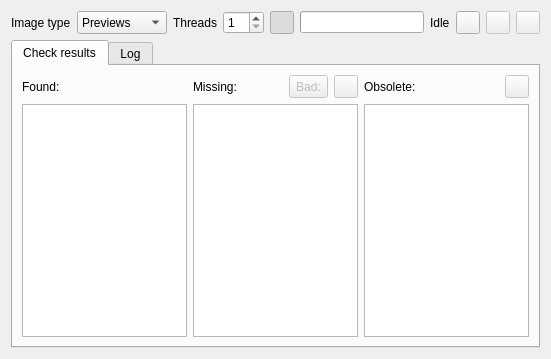
<?xml version="1.0" encoding="UTF-8"?>
<ui version="4.0">
 <class>ImageChecker</class>
 <widget class="QDialog" name="ImageChecker">
  <property name="geometry">
   <rect>
    <x>0</x>
    <y>0</y>
    <width>551</width>
    <height>359</height>
   </rect>
  </property>
  <property name="windowTitle">
   <string>Check images</string>
  </property>
  <layout class="QGridLayout" name="gridLayout">
   <item row="0" column="0">
    <layout class="QHBoxLayout" name="horizontalLayout">
     <item>
      <widget class="QLabel" name="labelImageType">
       <property name="text">
        <string>Image type</string>
       </property>
      </widget>
     </item>
     <item>
      <widget class="QComboBox" name="comboBoxImageType">
       <property name="sizePolicy">
        <sizepolicy hsizetype="Preferred" vsizetype="Minimum">
         <horstretch>0</horstretch>
         <verstretch>0</verstretch>
        </sizepolicy>
       </property>
       <property name="toolTip">
        <string>Select image type to be checked</string>
       </property>
       <item>
        <property name="text">
         <string>Previews</string>
        </property>
        <property name="icon">
         <iconset resource="../qmc2.qrc">
          <normaloff>:/data/img/camera.png</normaloff>:/data/img/camera.png</iconset>
        </property>
       </item>
       <item>
        <property name="text">
         <string>Flyers</string>
        </property>
        <property name="icon">
         <iconset resource="../qmc2.qrc">
          <normaloff>:/data/img/thumbnail.png</normaloff>:/data/img/thumbnail.png</iconset>
        </property>
       </item>
       <item>
        <property name="text">
         <string>Cabinets</string>
        </property>
        <property name="icon">
         <iconset resource="../qmc2.qrc">
          <normaloff>:/data/img/arcadecabinet.png</normaloff>:/data/img/arcadecabinet.png</iconset>
        </property>
       </item>
       <item>
        <property name="text">
         <string>Controllers</string>
        </property>
        <property name="icon">
         <iconset resource="../qmc2.qrc">
          <normaloff>:/data/img/joystick.png</normaloff>:/data/img/joystick.png</iconset>
        </property>
       </item>
       <item>
        <property name="text">
         <string>Marquees</string>
        </property>
        <property name="icon">
         <iconset resource="../qmc2.qrc">
          <normaloff>:/data/img/marquee.png</normaloff>:/data/img/marquee.png</iconset>
        </property>
       </item>
       <item>
        <property name="text">
         <string>Titles</string>
        </property>
        <property name="icon">
         <iconset resource="../qmc2.qrc">
          <normaloff>:/data/img/arcademode.png</normaloff>:/data/img/arcademode.png</iconset>
        </property>
       </item>
       <item>
        <property name="text">
         <string>PCBs</string>
        </property>
        <property name="icon">
         <iconset resource="../qmc2.qrc">
          <normaloff>:/data/img/circuit.png</normaloff>:/data/img/circuit.png</iconset>
        </property>
       </item>
       <item>
        <property name="text">
         <string>Icons</string>
        </property>
        <property name="icon">
         <iconset resource="../qmc2.qrc">
          <normaloff>:/data/img/icon.png</normaloff>:/data/img/icon.png</iconset>
        </property>
       </item>
      </widget>
     </item>
     <item>
      <widget class="QLabel" name="labelThreads">
       <property name="text">
        <string>Threads</string>
       </property>
      </widget>
     </item>
     <item>
      <widget class="QSpinBox" name="spinBoxThreads">
       <property name="sizePolicy">
        <sizepolicy hsizetype="Minimum" vsizetype="Minimum">
         <horstretch>0</horstretch>
         <verstretch>0</verstretch>
        </sizepolicy>
       </property>
       <property name="toolTip">
        <string>Number of parallel threads used when checking images</string>
       </property>
       <property name="minimum">
        <number>1</number>
       </property>
      </widget>
     </item>
     <item>
      <widget class="QToolButton" name="toolButtonSelectSets">
       <property name="sizePolicy">
        <sizepolicy hsizetype="Fixed" vsizetype="Minimum">
         <horstretch>0</horstretch>
         <verstretch>0</verstretch>
        </sizepolicy>
       </property>
       <property name="toolTip">
        <string>Select sets in master list when selected in the found- or missing-lists below</string>
       </property>
       <property name="icon">
        <iconset resource="../qmc2.qrc">
         <normaloff>:/data/img/ok.png</normaloff>:/data/img/ok.png</iconset>
       </property>
       <property name="checkable">
        <bool>true</bool>
       </property>
       <property name="checked">
        <bool>true</bool>
       </property>
      </widget>
     </item>
     <item>
      <widget class="QProgressBar" name="progressBar">
       <property name="toolTip">
        <string>Current progress</string>
       </property>
       <property name="value">
        <number>0</number>
       </property>
       <property name="textVisible">
        <bool>false</bool>
       </property>
      </widget>
     </item>
     <item>
      <widget class="QLabel" name="labelStatus">
       <property name="toolTip">
        <string>Current status</string>
       </property>
       <property name="text">
        <string>Idle</string>
       </property>
      </widget>
     </item>
     <item>
      <widget class="QToolButton" name="toolButtonStartStop">
       <property name="sizePolicy">
        <sizepolicy hsizetype="Fixed" vsizetype="Minimum">
         <horstretch>0</horstretch>
         <verstretch>0</verstretch>
        </sizepolicy>
       </property>
       <property name="toolTip">
        <string>Start / stop checking images</string>
       </property>
       <property name="icon">
        <iconset resource="../qmc2.qrc">
         <normaloff>:/data/img/refresh.png</normaloff>:/data/img/refresh.png</iconset>
       </property>
      </widget>
     </item>
     <item>
      <widget class="QToolButton" name="toolButtonClear">
       <property name="enabled">
        <bool>false</bool>
       </property>
       <property name="sizePolicy">
        <sizepolicy hsizetype="Fixed" vsizetype="Minimum">
         <horstretch>0</horstretch>
         <verstretch>0</verstretch>
        </sizepolicy>
       </property>
       <property name="toolTip">
        <string>Clear check results and log</string>
       </property>
       <property name="icon">
        <iconset resource="../qmc2.qrc">
         <normaloff>:/data/img/broom.png</normaloff>:/data/img/broom.png</iconset>
       </property>
      </widget>
     </item>
     <item>
      <widget class="QToolButton" name="toolButtonSaveLog">
       <property name="enabled">
        <bool>false</bool>
       </property>
       <property name="sizePolicy">
        <sizepolicy hsizetype="Fixed" vsizetype="Minimum">
         <horstretch>0</horstretch>
         <verstretch>0</verstretch>
        </sizepolicy>
       </property>
       <property name="toolTip">
        <string>Save the current log contents to a file</string>
       </property>
       <property name="icon">
        <iconset resource="../qmc2.qrc">
         <normaloff>:/data/img/filesaveas.png</normaloff>:/data/img/filesaveas.png</iconset>
       </property>
      </widget>
     </item>
    </layout>
   </item>
   <item row="1" column="0">
    <widget class="QTabWidget" name="tabWidget">
     <property name="currentIndex">
      <number>0</number>
     </property>
     <widget class="QWidget" name="tabCheckResults">
      <attribute name="title">
       <string>Check results</string>
      </attribute>
      <layout class="QGridLayout" name="gridLayoutCheckResults">
       <item row="0" column="0">
        <widget class="QLabel" name="labelFound">
         <property name="text">
          <string>Found:</string>
         </property>
        </widget>
       </item>
       <item row="0" column="1">
        <layout class="QHBoxLayout" name="horizontalLayout_2">
         <item>
          <widget class="QLabel" name="labelMissing">
           <property name="text">
            <string>Missing:</string>
           </property>
          </widget>
         </item>
         <item>
          <widget class="QToolButton" name="toolButtonBad">
           <property name="enabled">
            <bool>false</bool>
           </property>
           <property name="sizePolicy">
            <sizepolicy hsizetype="Fixed" vsizetype="Minimum">
             <horstretch>0</horstretch>
             <verstretch>0</verstretch>
            </sizepolicy>
           </property>
           <property name="toolTip">
            <string>Show only bad images</string>
           </property>
           <property name="text">
            <string>Bad:</string>
           </property>
           <property name="icon">
            <iconset resource="../qmc2.qrc">
             <normaloff>:/data/img/filter.png</normaloff>:/data/img/filter.png</iconset>
           </property>
           <property name="checkable">
            <bool>true</bool>
           </property>
           <property name="toolButtonStyle">
            <enum>Qt::ToolButtonTextBesideIcon</enum>
           </property>
          </widget>
         </item>
         <item>
          <widget class="QToolButton" name="toolButtonRemoveBad">
           <property name="enabled">
            <bool>false</bool>
           </property>
           <property name="sizePolicy">
            <sizepolicy hsizetype="Fixed" vsizetype="Minimum">
             <horstretch>0</horstretch>
             <verstretch>0</verstretch>
            </sizepolicy>
           </property>
           <property name="toolTip">
            <string>Remove bad image files</string>
           </property>
           <property name="icon">
            <iconset resource="../qmc2.qrc">
             <normaloff>:/data/img/stop_browser.png</normaloff>:/data/img/stop_browser.png</iconset>
           </property>
          </widget>
         </item>
        </layout>
       </item>
       <item row="1" column="0">
        <widget class="QListWidget" name="listWidgetFound">
         <property name="toolTip">
          <string>Sets for which at least one valid image was found</string>
         </property>
         <property name="sortingEnabled">
          <bool>true</bool>
         </property>
        </widget>
       </item>
       <item row="1" column="1">
        <widget class="QListWidget" name="listWidgetMissing">
         <property name="toolTip">
          <string>Sets for which no valid images could be found</string>
         </property>
         <property name="sortingEnabled">
          <bool>true</bool>
         </property>
        </widget>
       </item>
       <item row="1" column="2">
        <widget class="QListWidget" name="listWidgetObsolete">
         <property name="toolTip">
          <string>Files / folders which couldn't be matched to any set (and are thus obsolete)</string>
         </property>
        </widget>
       </item>
       <item row="0" column="2">
        <layout class="QHBoxLayout" name="horizontalLayout_3">
         <item>
          <widget class="QLabel" name="labelObsolete">
           <property name="text">
            <string>Obsolete:</string>
           </property>
          </widget>
         </item>
         <item>
          <widget class="QToolButton" name="toolButtonRemoveObsolete">
           <property name="enabled">
            <bool>false</bool>
           </property>
           <property name="sizePolicy">
            <sizepolicy hsizetype="Fixed" vsizetype="Minimum">
             <horstretch>0</horstretch>
             <verstretch>0</verstretch>
            </sizepolicy>
           </property>
           <property name="toolTip">
            <string>Remove obsolete files / folders</string>
           </property>
           <property name="icon">
            <iconset resource="../qmc2.qrc">
             <normaloff>:/data/img/remove.png</normaloff>:/data/img/remove.png</iconset>
           </property>
          </widget>
         </item>
        </layout>
       </item>
      </layout>
     </widget>
     <widget class="QWidget" name="tabLog">
      <attribute name="title">
       <string>Log</string>
      </attribute>
      <layout class="QGridLayout" name="gridLayoutLog">
       <item row="0" column="0">
        <widget class="QPlainTextEdit" name="plainTextEditLog">
         <property name="lineWrapMode">
          <enum>QPlainTextEdit::NoWrap</enum>
         </property>
         <property name="readOnly">
          <bool>true</bool>
         </property>
        </widget>
       </item>
      </layout>
     </widget>
    </widget>
   </item>
  </layout>
 </widget>
 <tabstops>
  <tabstop>comboBoxImageType</tabstop>
  <tabstop>spinBoxThreads</tabstop>
  <tabstop>toolButtonSelectSets</tabstop>
  <tabstop>toolButtonStartStop</tabstop>
  <tabstop>toolButtonClear</tabstop>
  <tabstop>toolButtonSaveLog</tabstop>
  <tabstop>tabWidget</tabstop>
  <tabstop>toolButtonBad</tabstop>
  <tabstop>toolButtonRemoveBad</tabstop>
  <tabstop>toolButtonRemoveObsolete</tabstop>
  <tabstop>listWidgetFound</tabstop>
  <tabstop>listWidgetMissing</tabstop>
  <tabstop>listWidgetObsolete</tabstop>
  <tabstop>plainTextEditLog</tabstop>
 </tabstops>
 <resources>
  <include location="../qmc2.qrc"/>
 </resources>
 <connections/>
</ui>
